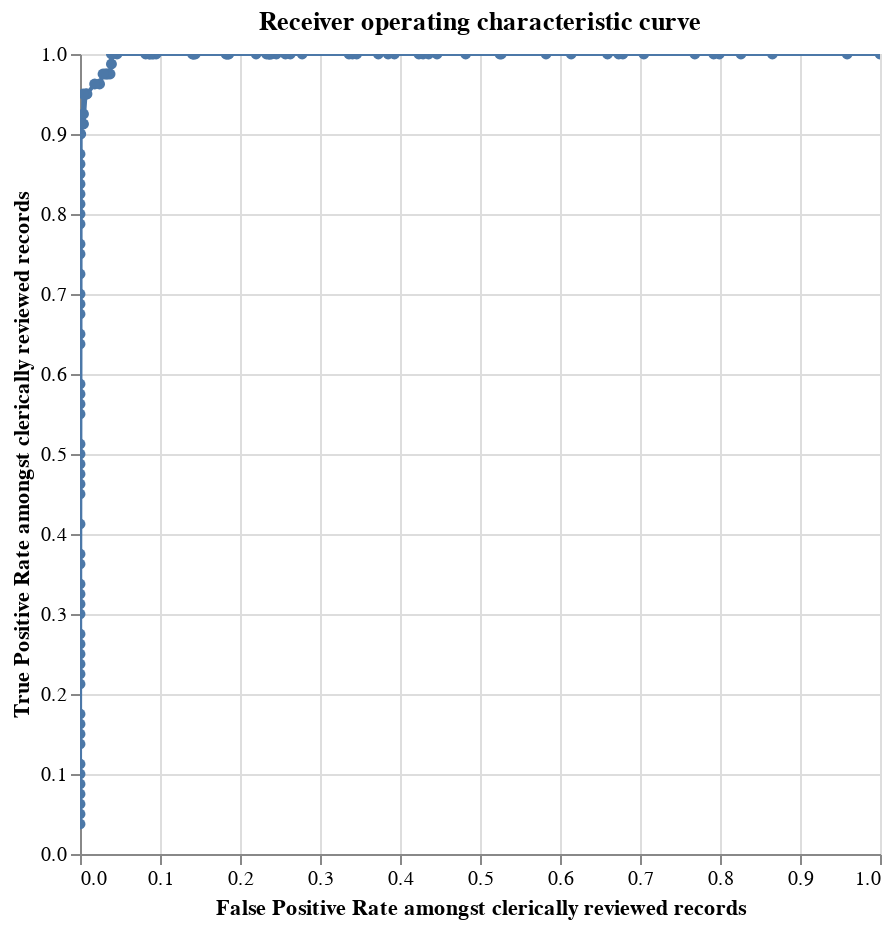

Notebook source saved alongside this figure:
### Markdown cell above
## Receiver operating characteristic curve

A [ROC chart](https://en.wikipedia.org/wiki/Receiver_operating_characteristic) shows how the number of false positives and false negatives varies depending on the match threshold chosen.  The match threshold is the match weight chosen as a cutoff for which pairwise comparisons to accept as matches.

### Code cell
linker.roc_chart_from_labels_table(labels_table)
